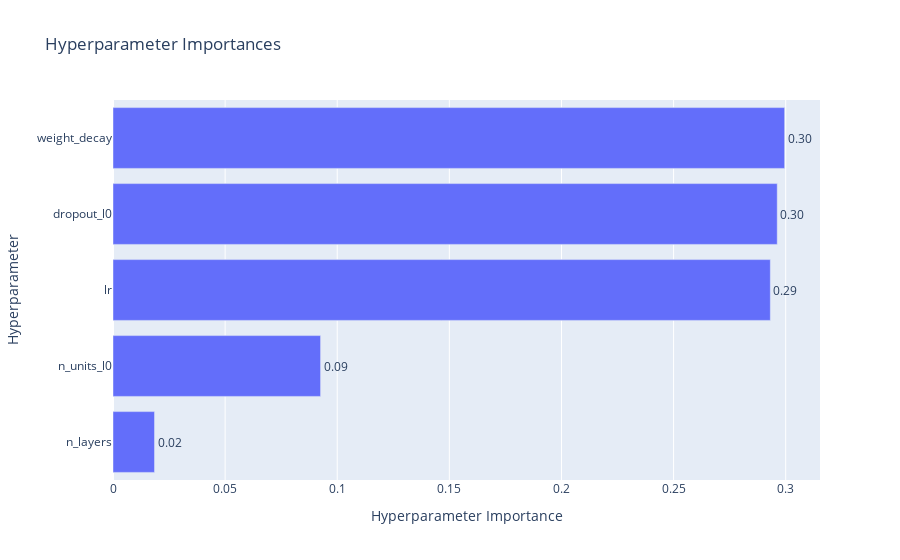

Notebook cell for this chart:
### Code cell
batch_size = 64
epochs = 100
save_dir = 'models/ResNet18/My_ResNet18_hd16_bs128'
save_name = 'SimpleClassifierOptimized_PI.pt'

kwargs = {'num_classes': num_classes,
          'train_feats':train_feats_PI,
          'val_feats': val_feats_PI,
          'device': device,
          'batch_size': batch_size,
          'epochs': epochs,
          'save_dir': save_dir,
          'save_name': save_name}

# run the optimizer
study = optuna.create_study(direction="minimize")
study.optimize(lambda trial: objective(trial, save_model=False, **kwargs), n_trials=200, n_jobs=-1)

pruned_trials = study.get_trials(deepcopy=False, states=[TrialState.PRUNED])
complete_trials = study.get_trials(deepcopy=False, states=[TrialState.COMPLETE])

print("Study statistics: ")
print("  Number of finished trials: ", len(study.trials))
print("  Number of pruned trials: ", len(pruned_trials))
print("  Number of complete trials: ", len(complete_trials))

print("Best trial:")
trial = study.best_trial

print("  Value: ", trial.value)

print("  Params: ")
for key, value in trial.params.items():
    print("    {}: {}".format(key, value))

fig = plot_param_importances(study)
show(fig)

### (RE)TRAIN THE BEST MODEL
objective(best_trial, save_model=True, **kwargs)

### Figure 1 — Plotly figure (JSON) as saved in the notebook; plotly's stock layout.template omitted (floating-point values rounded to 4 significant figures)
{"data": [{"cliponaxis": false, "hovertemplate": ["n_layers (IntDistribution): 0.01851954169002643<extra></extra>", "n_units_l0 (IntDistribution): 0.09257183800190008<extra></extra>", "lr (FloatDistribution): 0.2931455964543651<extra></extra>", "dropout_l0 (FloatDistribution): 0.29623029472521134<extra></extra>", "weight_decay (FloatDistribution): 0.29953272912849704<extra></extra>"], "name": "Objective Value", "orientation": "h", "text": ["0.02", "0.09", "0.29", "0.30", "0.30"], "textposition": "outside", "type": "bar", "x": [0.01852, 0.09257, 0.2931, 0.2962, 0.2995], "y": ["n_layers", "n_units_l0", "lr", "dropout_l0", "weight_decay"]}], "layout": {"title": {"text": "Hyperparameter Importances"}, "xaxis": {"title": {"text": "Hyperparameter Importance"}}, "yaxis": {"title": {"text": "Hyperparameter"}}}}
